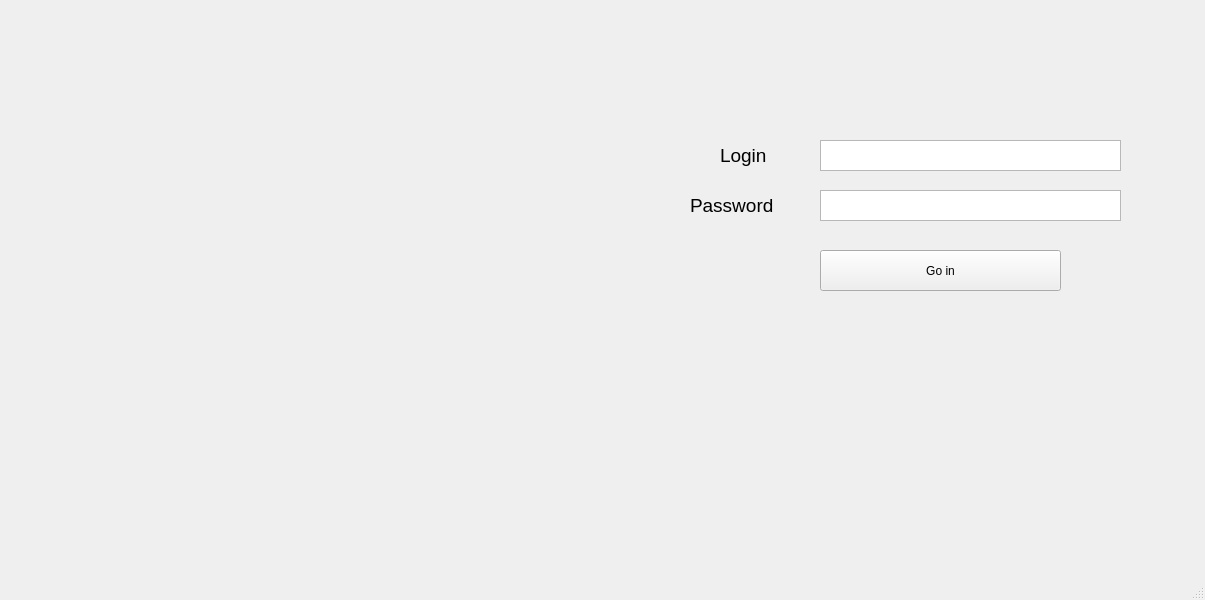
<?xml version="1.0" encoding="UTF-8"?>
<ui version="4.0">
 <class>MainWindow</class>
 <widget class="QMainWindow" name="MainWindow">
  <property name="geometry">
   <rect>
    <x>0</x>
    <y>0</y>
    <width>1205</width>
    <height>600</height>
   </rect>
  </property>
  <property name="windowTitle">
   <string>MainWindow</string>
  </property>
  <widget class="QWidget" name="centralwidget">
   <widget class="QWidget" name="widget" native="true">
    <property name="geometry">
     <rect>
      <x>20</x>
      <y>20</y>
      <width>531</width>
      <height>511</height>
     </rect>
    </property>
    <widget class="QLabel" name="label">
     <property name="geometry">
      <rect>
       <x>-220</x>
       <y>20</y>
       <width>751</width>
       <height>481</height>
      </rect>
     </property>
     <property name="text">
      <string/>
     </property>
     <property name="pixmap">
      <pixmap>C:/Users/USER/Pictures/Jenifer/canada-flag.webp</pixmap>
     </property>
    </widget>
   </widget>
   <widget class="QTextEdit" name="login">
    <property name="geometry">
     <rect>
      <x>820</x>
      <y>140</y>
      <width>301</width>
      <height>31</height>
     </rect>
    </property>
   </widget>
   <widget class="QTextEdit" name="textEdit_2">
    <property name="geometry">
     <rect>
      <x>820</x>
      <y>190</y>
      <width>301</width>
      <height>31</height>
     </rect>
    </property>
   </widget>
   <widget class="QLabel" name="label_2">
    <property name="geometry">
     <rect>
      <x>720</x>
      <y>140</y>
      <width>81</width>
      <height>31</height>
     </rect>
    </property>
    <property name="font">
     <font>
      <pointsize>14</pointsize>
     </font>
    </property>
    <property name="text">
     <string>Login</string>
    </property>
   </widget>
   <widget class="QLabel" name="label_3">
    <property name="geometry">
     <rect>
      <x>690</x>
      <y>190</y>
      <width>111</width>
      <height>31</height>
     </rect>
    </property>
    <property name="font">
     <font>
      <pointsize>14</pointsize>
     </font>
    </property>
    <property name="text">
     <string>Password</string>
    </property>
   </widget>
   <widget class="QPushButton" name="pushButton">
    <property name="geometry">
     <rect>
      <x>820</x>
      <y>250</y>
      <width>241</width>
      <height>41</height>
     </rect>
    </property>
    <property name="text">
     <string>Go in</string>
    </property>
   </widget>
  </widget>
  <widget class="QMenuBar" name="menubar">
   <property name="geometry">
    <rect>
     <x>0</x>
     <y>0</y>
     <width>1205</width>
     <height>26</height>
    </rect>
   </property>
  </widget>
  <widget class="QStatusBar" name="statusbar"/>
 </widget>
 <resources/>
 <connections/>
</ui>
